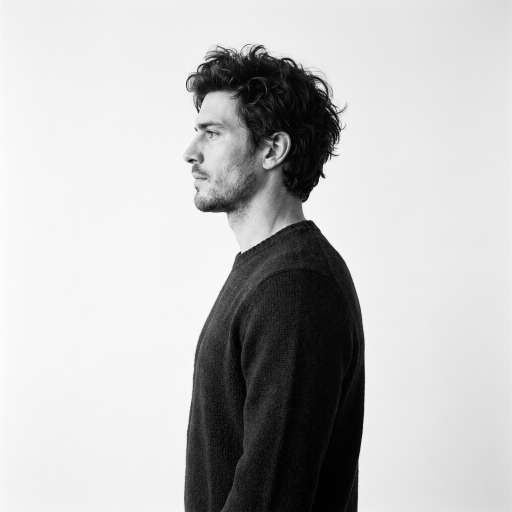
#> input picture web/default_adam_original.png, 1024 x 1024 px, given in place of icon.png, which was not available (shown at 1/2 size)
$ python fix_graphics.py
#> lines starting #> are read from the running program, lines starting #| are printed output that depends on the picture; pictures that were not available may be replaced by others from this repository, and a replacement may not be noted
import os
from PIL import Image, ImageDraw

icon_path = '/home/bensiv/Projects/aura/fst/metadata/android/en-US/images/icon.png'
feat_path = '/home/bensiv/Projects/aura/fst/metadata/android/en-US/images/featureGraphic.png'

# 1. Resize and Flatten App Icon
print(f"Reading original icon from {icon_path}...")
im = Image.open(icon_path)
#> im is the input picture: PIL image 1024x1024 RGB; mean R, G, B 190.7, 190.8, 190.6
print(f"Original Icon Size: {im.size}, Mode: {im.mode}")
#| Original Icon Size: (1024, 1024), Mode: RGB

# Resize to exactly 512x512
im_resized = im.resize((512, 512), Image.Resampling.LANCZOS)
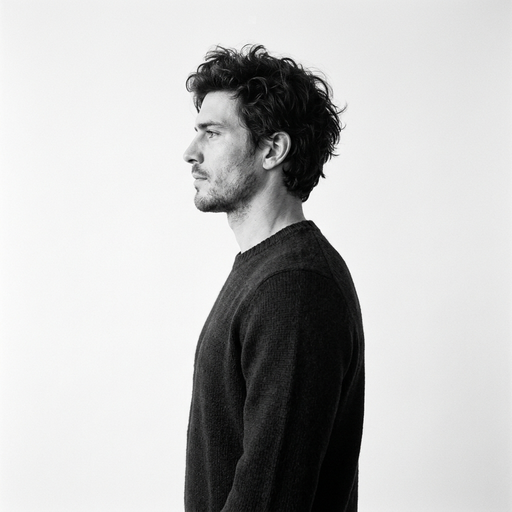
#> im_resized: PIL image 512x512 RGB; mean R, G, B 190.7, 190.8, 190.6

# Flatten on solid brand background (#0F172A -> RGB 15, 23, 42)
background_icon = Image.new('RGB', (512, 512), (15, 23, 42))
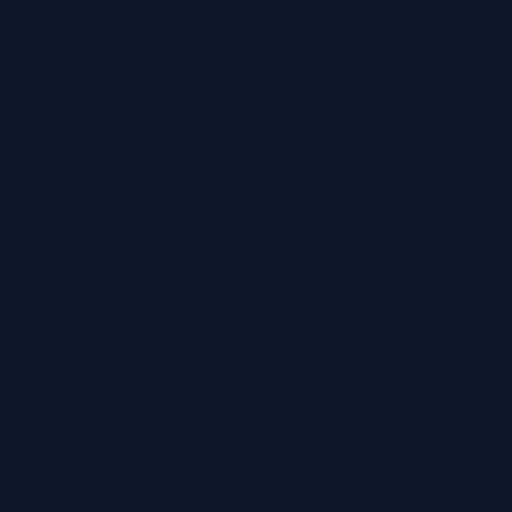
#> background_icon: PIL image 512x512 RGB; mean R, G, B 15, 23, 42
if im_resized.mode == 'RGBA':
    background_icon.paste(im_resized, (0, 0), im_resized)
else:
    background_icon.paste(im_resized, (0, 0))

background_icon.save(icon_path, 'PNG')
print(f"Successfully generated Play Store compliant App Icon: Size {background_icon.size}, Mode {background_icon.mode}")
#| Successfully generated Play Store compliant App Icon: Size (512, 512), Mode RGB

# 2. Generate Professional Gradient Feature Graphic (1024x500)
print("Creating gradient feature graphic...")
feat_width = 1024
feat_height = 500
feat_img = Image.new('RGB', (feat_width, feat_height))
#> feat_img: PIL image 1024x500 RGB; every value is 0

# Generate high-quality linear gradient background from #0F172A (15, 23, 42) to #1E293B (30, 41, 59)
draw = ImageDraw.Draw(feat_img)
color_start = (15, 23, 42)
color_end = (30, 41, 59)

for y in range(feat_height):
    # Linear interpolation factor
    t = y / float(feat_height)
    r = int(color_start[0] * (1 - t) + color_end[0] * t)
    g = int(color_start[1] * (1 - t) + color_end[1] * t)
    b = int(color_start[2] * (1 - t) + color_end[2] * t)
    draw.line([(0, y), (feat_width, y)], fill=(r, g, b))

# Resize logo for feature graphic (e.g. 200x200)
logo_size = 200
logo_resized = im.resize((logo_size, logo_size), Image.Resampling.LANCZOS)

# Calculate centered coordinates
px = (feat_width - logo_size) // 2
py = (feat_height - logo_size) // 2

# Paste logo centered
if logo_resized.mode == 'RGBA':
    feat_img.paste(logo_resized, (px, py), logo_resized)
else:
    feat_img.paste(logo_resized, (px, py))
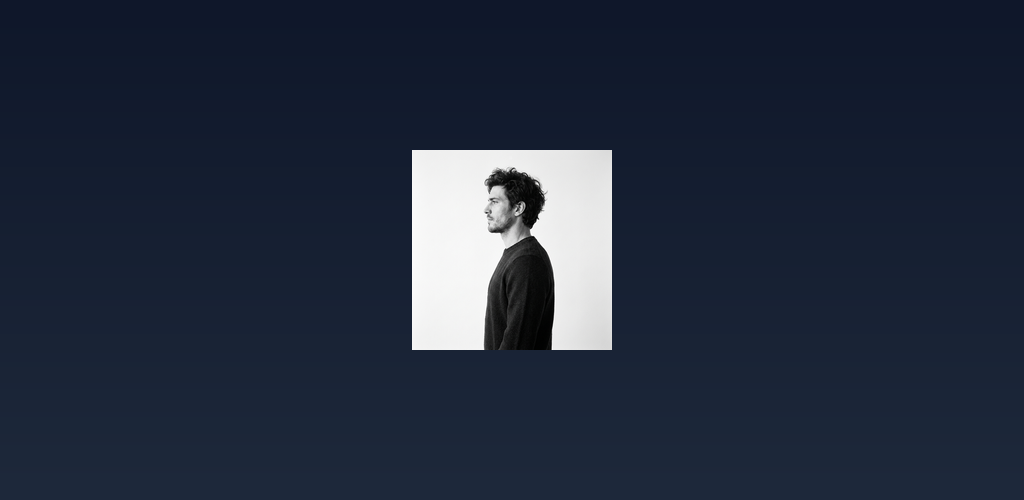
#> feat_img: PIL image 1024x500 RGB; mean R, G, B 35.2, 43.9, 61

# Save the feature graphic
feat_img.save(feat_path, 'PNG')
print(f"Successfully generated Feature Graphic: Size {feat_img.size}, Mode {feat_img.mode}")
#| Successfully generated Feature Graphic: Size (1024, 500), Mode RGB
